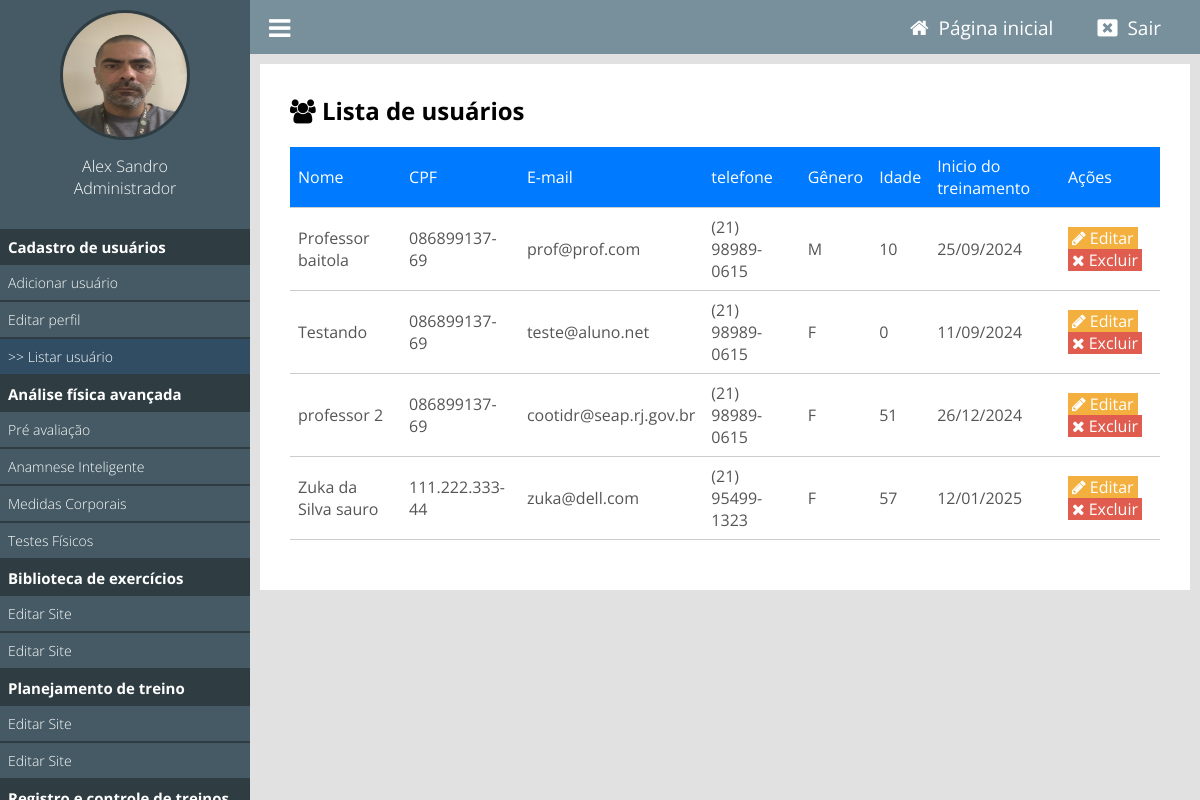
The page /painel/listar-usuarios (signed in) on the database its author committed.
### classes/MySql.php (called while the page is built)
<?php
    class MySql{
        private static $pdo;
        public static function conectar(){
            if(self::$pdo == null){
                try{
                    self::$pdo = new PDO('mysql:host='.HOST.';dbname='.DATABASE,USER,PASSWORD,array(PDO::MYSQL_ATTR_INIT_COMMAND => "SET NAMES utf8"));
                    self::$pdo->setAttribute(PDO::ATTR_ERRMODE,PDO::ERRMODE_EXCEPTION);
                }catch(Exception $e) {
                    echo 'erro ao conectar, tente novamente mais tarde';
                }
            }
            return self::$pdo;
        }
    }
?>

### painel/pages/listar-usuarios.php (the view, shortened to what this page needs)
<?php
require_once('../config.php');
$professorID = $_SESSION['id'];
$sql = MySql::conectar()->prepare("SELECT * FROM `tb_admin.usuarios` WHERE professor_id = ?");
$sql->execute(array($professorID));
$usuarios = $sql->fetchAll();
?>
    <div class="box-content">
        <h2><i class="fa fa-users" aria-hidden="true"></i> Lista de usuários</h2>
        <table>
                        <tr>
                            <td>Nome</td>
                            <td>CPF</td>
                            <td>E-mail</td>
                            <td>telefone</td>
                            <td>Gênero</td>
                            <td>Idade</td>
                            <td>Inicio do treinamento</td>
                            <td>Ações</td>
                        </tr>
                <?php if(count($usuarios) > 0): ?>
                    <?php foreach($usuarios as $usuario): ?>
                        <tr>
                            <td><?php echo $usuario['nome']; ?></td>
                            <td><?php echo $usuario['cpf']; ?></td>
                            <td><?php echo $usuario['email']; ?></td>
                            <td><?php echo $usuario['telefone']; ?></td>
                            <td><?php echo $usuario['sexo']; ?></td>
                            <td>
                                <?php
                                    $dataNascimento = new DateTime($usuario['data_nascimento']);
                                    $hoje = new DateTime();
                                    $idade = $hoje->diff($dataNascimento)->y;
                                    echo $idade;
                                ?>
                            </td>
                            <td><?php echo (new DateTime($usuario['data_inicio']))->format('d/m/Y'); ?></td>
                            <td>
                                <a class="btn edit" href="editar_usuario.php?id=<?php echo $usuario['id']; ?>"><i class="fa fa-pencil"></i> Editar</a>
                                <a class="btn delete" href=""><i class="fa fa-times"></i> Excluir</a></td>
                        </tr>
                    <?php endforeach; ?>
                <?php else: ?>
                    <tr>
                        <td colspan="5">Nenhum aluno cadastrado.</td>
                    </tr>
                <?php endif; ?>
        </table>
    </div>

### painel/css/style.css (style rules this page uses)
* { margin: 0; padding: 0; box-sizing: border-box; font-family: 'Open Sans', sans-serif; }
html,body { height: 100%; background: rgb(225,225,225); }
body { overflow-x: hidden; }
.box-content { background: white; padding: 30px; margin-bottom: 20px; }
table { margin: 20px 0; width: 100%; border-collapse: collapse; }
table tr:nth-of-type(1) { background: #007bff; color: white; }
table tr { color: #555; border-bottom: 1px solid #ccc; }
table td { padding: 8px; }
table a.btn { text-decoration: none; padding: 0 4px; color: white; font-size: 16px; }
a.btn.edit { background: #F4B03E; }
a.btn.delete { background: #E05C4E; }

### rows shown on the page
tb_admin.usuarios: nome "Professor baitola", cpf "086899137-69", email "prof@prof.com", telefone "(21) 98989-0615", sexo "M", data_inicio "25/09/2024"
tb_admin.usuarios: nome "Testando", cpf "086899137-69", email "teste@aluno.net", telefone "(21) 98989-0615", sexo "F", data_inicio "11/09/2024"
tb_admin.usuarios: nome "professor 2", cpf "086899137-69", email "cootidr@seap.rj.gov.br", telefone "(21) 98989-0615", sexo "F", data_inicio "26/12/2024"
tb_admin.usuarios: nome "Zuka da Silva sauro", cpf "111.222.333-44", email "zuka@dell.com", telefone "(21) 95499-1323", sexo "F", data_inicio "12/01/2025"

### other values the page prints
$_SESSION['nome'] "Alex Sandro"
pegaCargo($_SESSION['cargo']) "Administrador"
